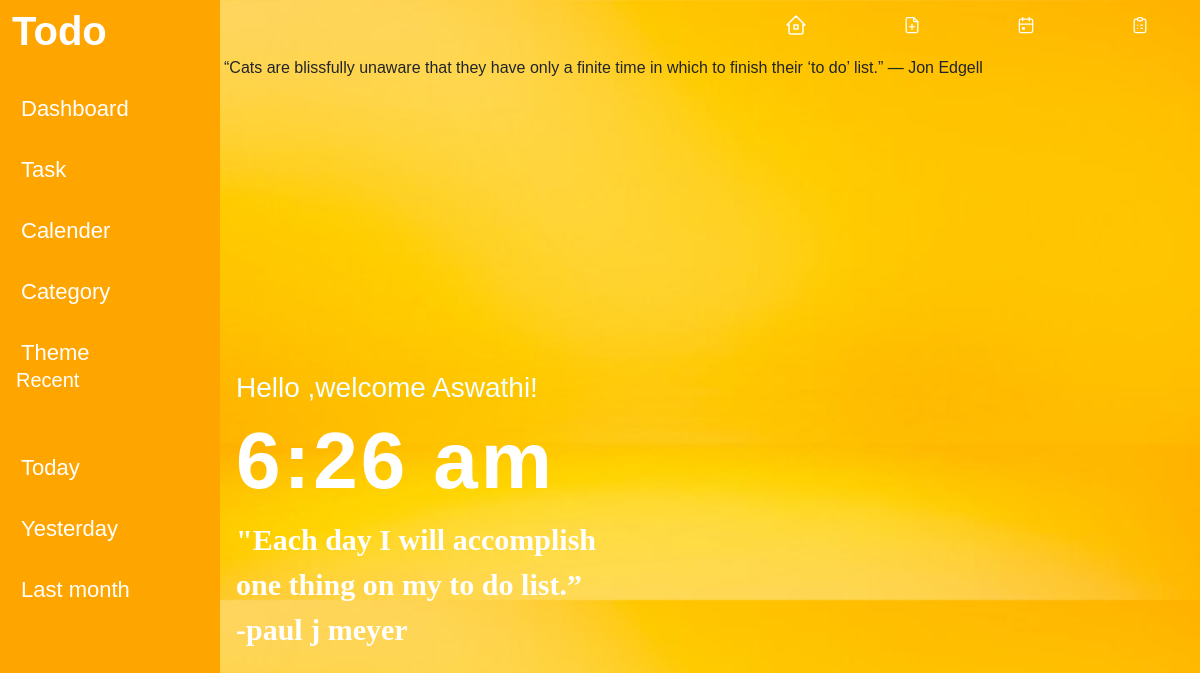
Before: / with the older database file.
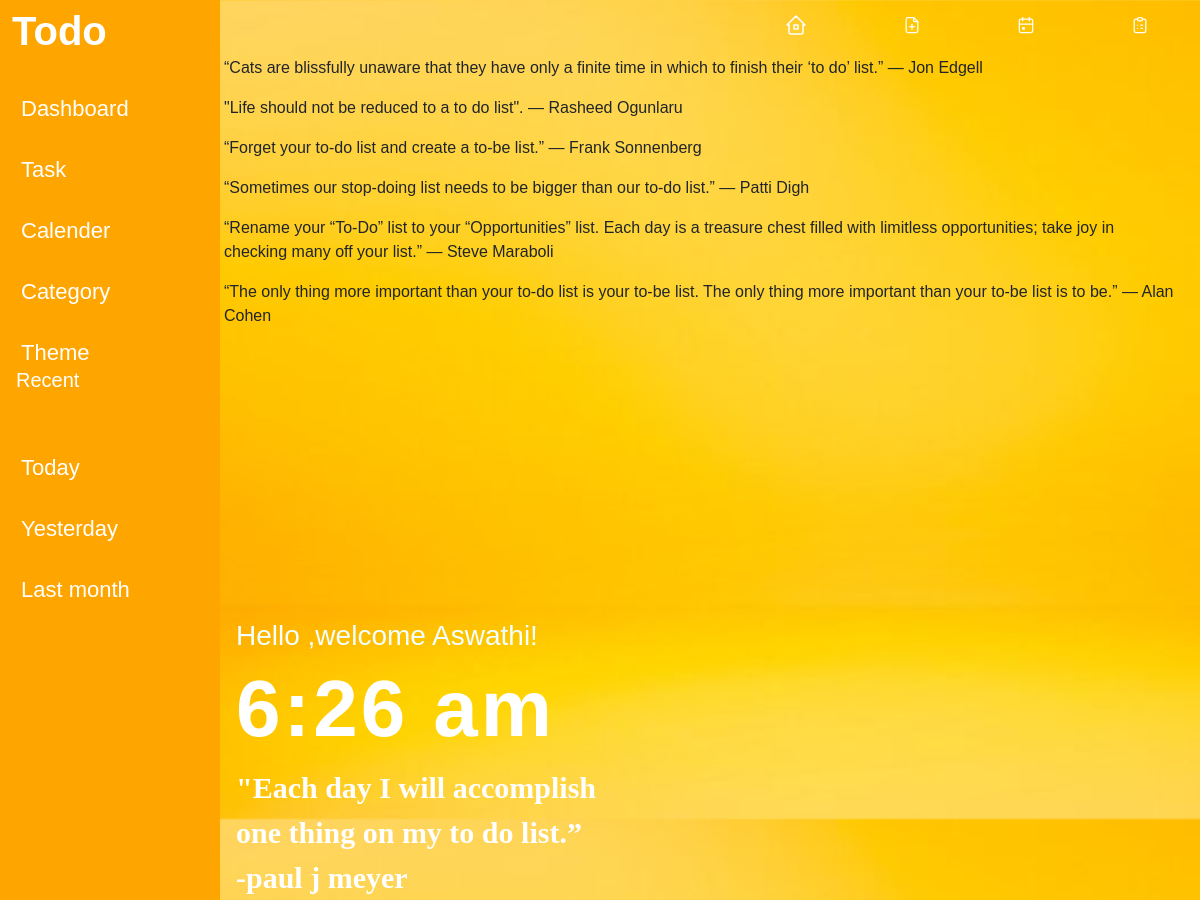
After: the same page with the newer database file.
### page_app/models.py (models this page shows)
class Quotes(models.Model):
    title = models.CharField(max_length=50)
    description = models.TextField(max_length=400)

### page_app/views.py (the view)
# urls.py: path('', views.home,name='home'),
def home(request):
    quotes = Quotes.objects.all()
    print(quotes)
    print("hello")
    data ={
        "quotes":quotes,
    }
    return render(request,'home.html',data)

### page_app/templates/home.html (shortened to what this page needs)
{% extends 'base.html' %}
{% load static %}
{% block style %}
<link rel="stylesheet" href="{% static 'css/home.css' %}"/>
{% endblock style %}
{% block content %}
{% for quote in quotes %}
<p>{{quote.description}}</p>
{% endfor %}
<div class="container-fluid">
    <div class="row">
        <div class="col-8">
            <div class="hometag">
                <h3 class="h3tag">Hello ,welcome Aswathi!</h3>
                <h4 class="h2tag" id="current-time">0:00 am</h4>
                <p class="p-tag">"Each day I will accomplish one thing on my to do list.” <br>
                -paul j meyer </p>
                </div>
        </div>
    </div>
</div>
{% endblock content %}

### page_app/templates/base.html (shortened to what this page needs)
{% load static %}
<!DOCTYPE html>
<html lang="en">
  <head>
    <link
      href="https://cdn.jsdelivr.net/npm/bootstrap@5.3.0-alpha1/dist/css/bootstrap.min.css"
      rel="stylesheet"
    />
    <link rel="stylesheet" href="{% static 'css/style.css' %}" />
    {% block style %} {% endblock style %}
  </head>
  <body class="img-todo">
    <nav
      class="navbar navbar-dark fixed-top navbar-expand-lg "
    >
      <div class="container-fluid" "nav" >
        <a class="navbar-brand"  href="{% url 'home' %}">
          Todo</a>
        <div class="collapse navbar-collapse"   id="navbarSupportedContent">
          <ul class="navbar-nav ms-auto mb-2 mb-lg-0">
            <li class="nav-item">
              <a class="nav-link" aria-current="page" href="{% url 'home' %}">
                </a
              >
            </li>
            <li class="nav-item">
              <a class="nav-link active" href="{% url 'task' %}">
                </a>
            </li>
            <li class="nav-item">
              <a class="nav-link" href="{% url 'calender' %}">
                </a>
            </li>
            <li class="nav-item">
              <a class="nav-link" href="{% url 'category' %}">
                </a>
            </li>
          </ul>
        </div>
      </div>
    </nav>
    <div class="container-fluid mt-2">
      <div class="row">
        <nav class="col-md-2 d-none d-md-block  sidebar mt-5 fixed " >
          <div class="sidebar position-fixed pt-2 fixed border-nav ">
            <ul class="nav flex-column my-nav">
              <li class="nav-item">
                <a class="nav-link active" href="{% url 'home' %}">
                  Dashboard
                </a>
              </li>
              <li class="nav-item">
                <a class="nav-link" href="{% url 'task' %}">
                  Task
                </a>
              </li>
              <li class="nav-item">
                <a class="nav-link" href="{% url 'calender' %}">
                  Calender
                </a>
              </li>
              <li class="nav-item">
                <a class="nav-link" href="{% url 'category' %}">
                  Category
                </a>
              </li>
              <li class="nav-item">
                <a class="nav-link" href="{% url 'theme' %}">
                  Theme
                </a>
              </li>
            </ul>
            <h6
              class="sidebar-heading d-flex justify-content-between align-items-center px-3 mt-4 mb-1 text-muted">
              <div class="recent">Recent</div>
            </h6>
            <div class="today">
            <ul class="nav flex-column mb-2" >
              <li class="nav-item" >
                <a class="nav-link" href="{% url 'today' %}">
                  Today
                </a>
              </li>
              <li class="nav-item">
                <a class="nav-link" href="{% url 'yesterday' %}">
                  Yesterday
                </a>
              </li>
              <li class="nav-item">
                <a class="nav-link" href="{% url 'lastmonth' %}">
                  Last month
                </a>
              </li>
            </ul>
          </div>
          </div>
        </nav>
        <main role="main" class="col-md-9 ml-sm-auto col-lg-10 pt-5 px-4">
          {% block content %}
          {% endblock content %}
        </main>
      </div>
    </div>
  </body>
</html>

### page_app/static/css/style.css (style rules this page uses)
.navbar-brand { font-size: 40px; margin-top: -16px; font-family: 'Gill Sans', 'Gill Sans MT', Calibri, 'Trebuchet MS', sans-serif; font-weight: 900; }
body { font-family: 'Mukta', sans-serif; }
h6 { color: red; font-family: Impact, Haettenschweiler, 'Arial Narrow Bold', sans-serif; }
h3 { color: black; }
.img-todo { background-image: url('/static/img/yellow.jpg'); background-size: cover; width: 100%; }
.border-nav { background-color: orange; height: 900px; width: 230px; margin-left: -20px; }
.my-nav { margin-top: 60px; margin-left: 5px; }
.nav-item a { color: white; line-height: 25px; font-size: 22px; font-family: 'Gill Sans', 'Gill Sans MT', Calibri, 'Trebuchet MS', sans-serif; margin-left: 10px; margin-top: 20px; }
.today { margin-left: 5px; margin-top: 30px; }
.nav-item a svg { margin-top: -50px; margin-right: 30px; margin-left: 38px; }
.sidebar { position: relative; top: 0; left: 10px; }

### page_app/static/css/home.css (style rules this page uses)
h6 { color: red; margin-top: 100px; font-family: Impact, Haettenschweiler, 'Arial Narrow Bold', sans-serif; }
.hometag { width: 400px; height: 200px; margin-top: 275px; color: white; }
.p-tag { font-size: 30px; font-family: Cambria, Cochin, Georgia, Times, 'Times New Roman', serif; font-weight: bold; }
.h2tag { font-size: 80px; font-weight: bold; letter-spacing: 3px; }
.h3tag { font-family: 'Gill Sans', 'Gill Sans MT', Calibri, 'Trebuchet MS', sans-serif; color: azure; }
.recent { font-size: 20px; font-family: 'Gill Sans', 'Gill Sans MT', Calibri, 'Trebuchet MS', sans-serif; color: white; margin-top: -34px; margin-left: 10px; }

Changed rows visible on the page:
added Quotes: description "\"Life should not be reduced to a to do list\". ― Rasheed Ogunlaru"
added Quotes: description "“Forget your to-do list and create a to-be list.” ― Frank Sonnenberg"
added Quotes: description "“Sometimes our stop-doing list needs to be bigger than our to-do list.” ― Patti Digh"
added Quotes: description "“Rename your “To-Do” list to your “Opportunities” list. Each day is a treasure chest filled with limitless opportunities; take joy in checking many off your list.” ― Steve Maraboli"
added Quotes: description "“The only thing more important than your to-do list is your to-be list. The only thing more important than your to-be list is to be.” ― Alan Cohen"
